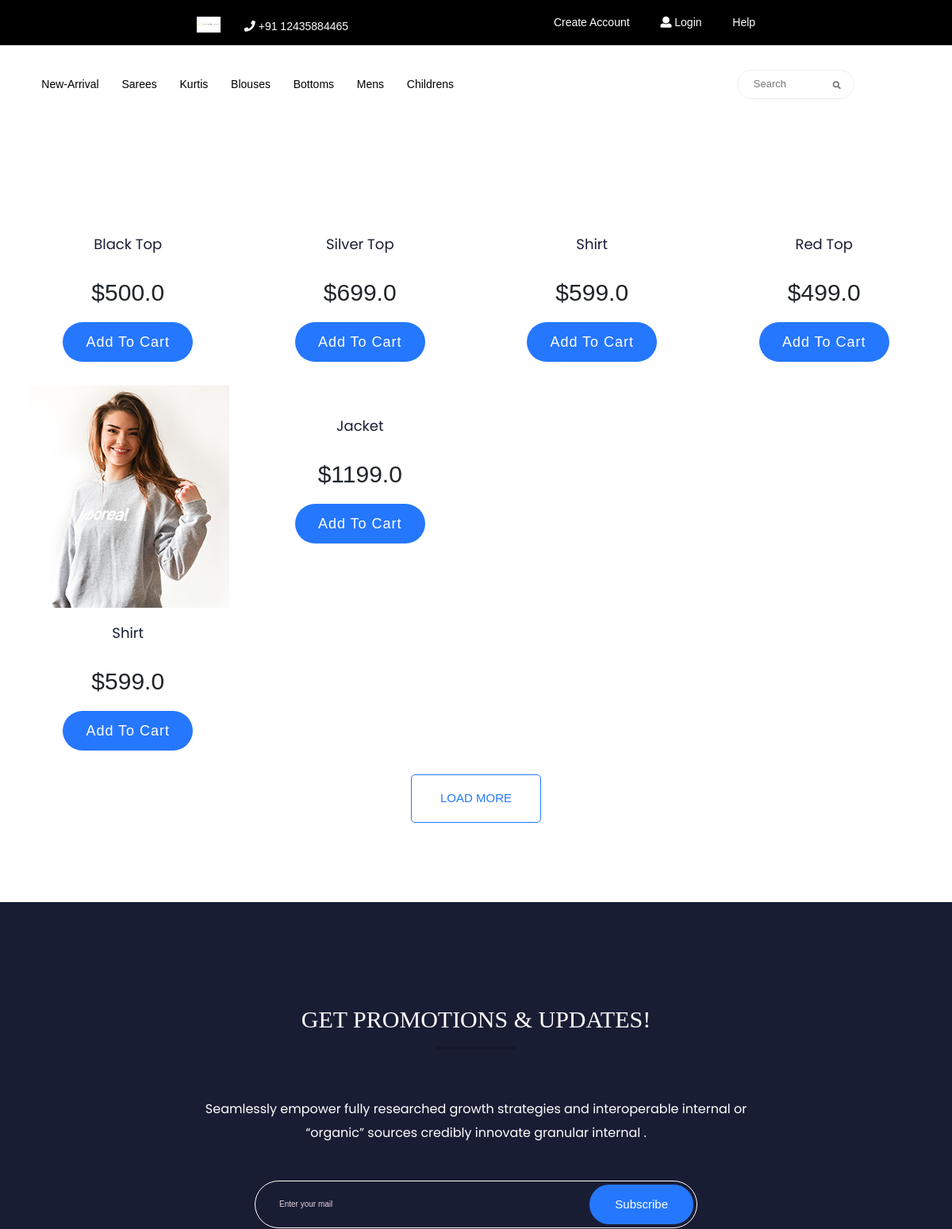
Before: /items/saree/cotton (upper part) with the older database file.
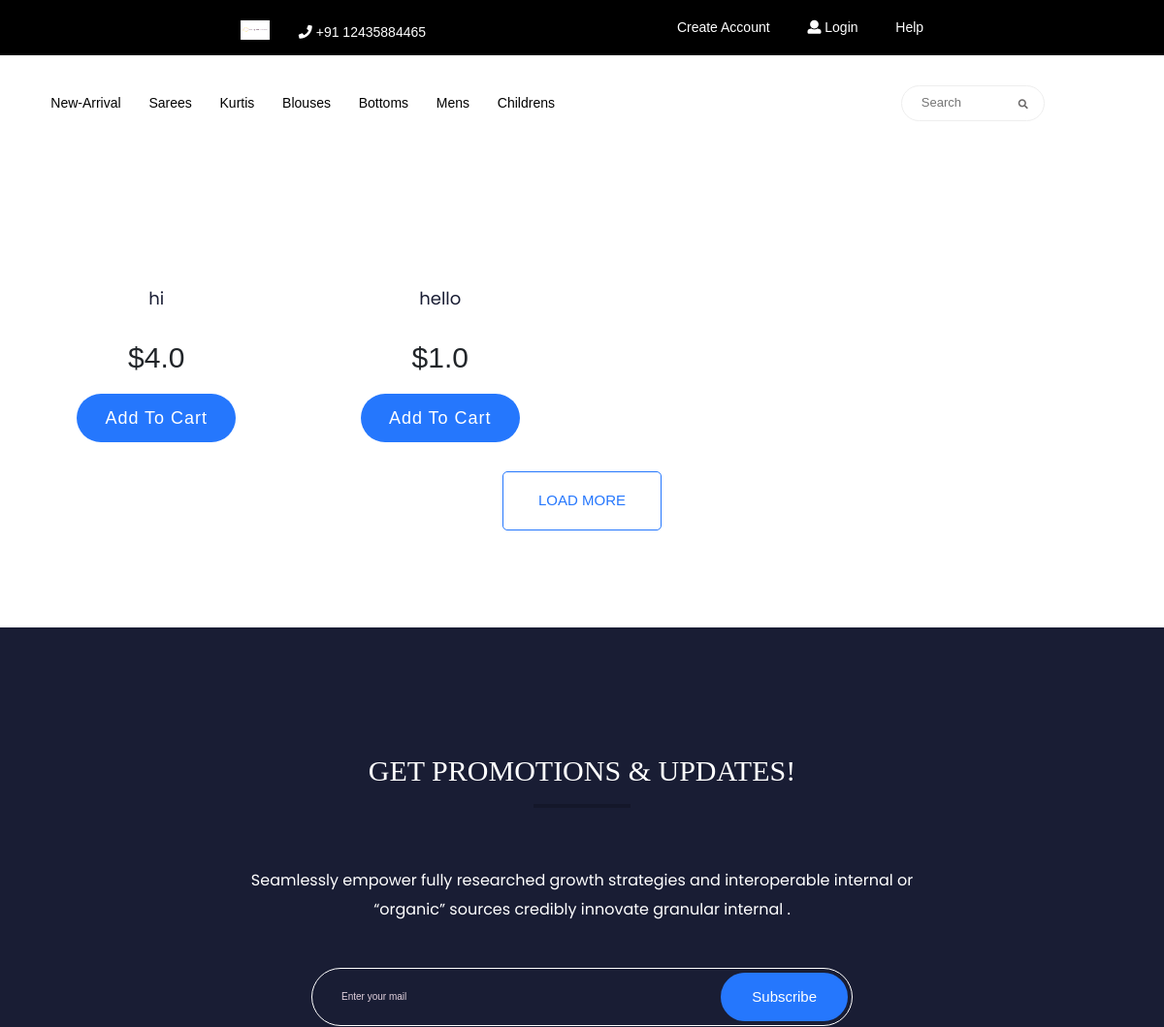
After: the same page with the newer database file.
### items/models.py (models this page shows)
class Item(models.Model):
    name = models.CharField(max_length=40)
    image = models.ImageField(upload_to="items/images/", blank = True) #storage=gd_storage
    description = models.TextField(blank = True)
    original_cost = models.FloatField()
    revised_cost = models.FloatField()
    stock = models.PositiveIntegerField(default=0)
    sold = models.PositiveIntegerField(default=0)
    booked = models.PositiveIntegerField(default=0)
    category = models.CharField(choices=(('women','Women'),('men','Men'),('childrenboy','Children Boys'),('childrengirl','Children Girls')), max_length=20)
    subcategory = models.CharField(choices=(('saree','Saree'),('kurtis','Kurtis'),('pant','Pant'),('shirt','Shirt'),('top','Top'),('chudidhar','Chididhar'),('other','Other')), max_length=20)
    material_type = models.CharField(choices=(('cotton','Cotton'),('silk','Silk'),('wool','Wool'),('leather','Leather'),('jeans','Jeans'),('other','Other')), max_length=20)
    newly_arrived = models.BooleanField(default=True)

### items/views.py (the view)
# urls.py: path('saree/cotton',views.CategoryPage.as_view(),name = 'category'),
class CategoryPage(View):
    def get(self, request):
        items = Item.objects.all()
        return render(request,'items/category.html',context = {'items':items})

### items/templates/items/category.html
{% extends 'base.html' %}
{% load static %}
{% block content %}
    <section class="product_list section_padding">
        <div class="container">
            <div class="row">
                <div class="col-md-12">
                    <div class="product_list">
                        <div class="row">
                            {% for item in items %}
                                <div class="col-md-3 col-md-3">
                                    <div class="single_product_item">
                                        <center><img src="{{ item.image.url }}" alt="" class="img-fluid" ></center>
                                        <center><h3><a href="single-product.html">{{ item.name }}</a></h3></center>
                                       <div class="price">
                                                <center><ul style="font-size:30px;">
                                                    <li>${{ item.revised_cost }}</li>
                                                </ul></center>
                                       </div><br>
                                       <div class="hero__btn" data-animation="fadeInRight" data-delay="1s">
                                           <center><button type="button" name="button" id="{{item.pk}}" class="btn hero-btn cart_button">Add To Cart</button></center>
                                       </div>
                                       </div>
                                </div>
                            {% endfor %}
                        </div>
                        <div class="load_more_btn text-center">
                            <a href="#" class="btn_3">Load More</a>
                        </div>
                    </div>
                </div>
            </div>
        </div>
    </section>
    <section class="subscribe_part section_padding">
        <div class="container">
            <div class="row justify-content-center">
                <div class="col-lg-8">
                    <div class="subscribe_part_content">
                        <h2>Get promotions & updates!</h2>
                        <p>Seamlessly empower fully researched growth strategies and interoperable internal or “organic” sources credibly innovate granular internal .</p>
                        <div class="subscribe_form">
                            <input type="email" placeholder="Enter your mail">
                            <a href="#" class="btn_1">Subscribe</a>
                        </div>
                    </div>
                </div>
            </div>
        </div>
    </section>
{% endblock %}

Changed rows visible on the page:
removed Item: name "Black Top", revised_cost "500.0"
removed Item: name "Silver Top", revised_cost "699.0"
removed Item: name "Shirt", revised_cost "599.0"
removed Item: name "Red Top", revised_cost "499.0"
removed Item: image (picture), name "Shirt", revised_cost "599.0"
removed Item: name "Jacket", revised_cost "1199.0"
added Item: name "hi", revised_cost "4.0"
added Item: name "hello", revised_cost "1.0"
